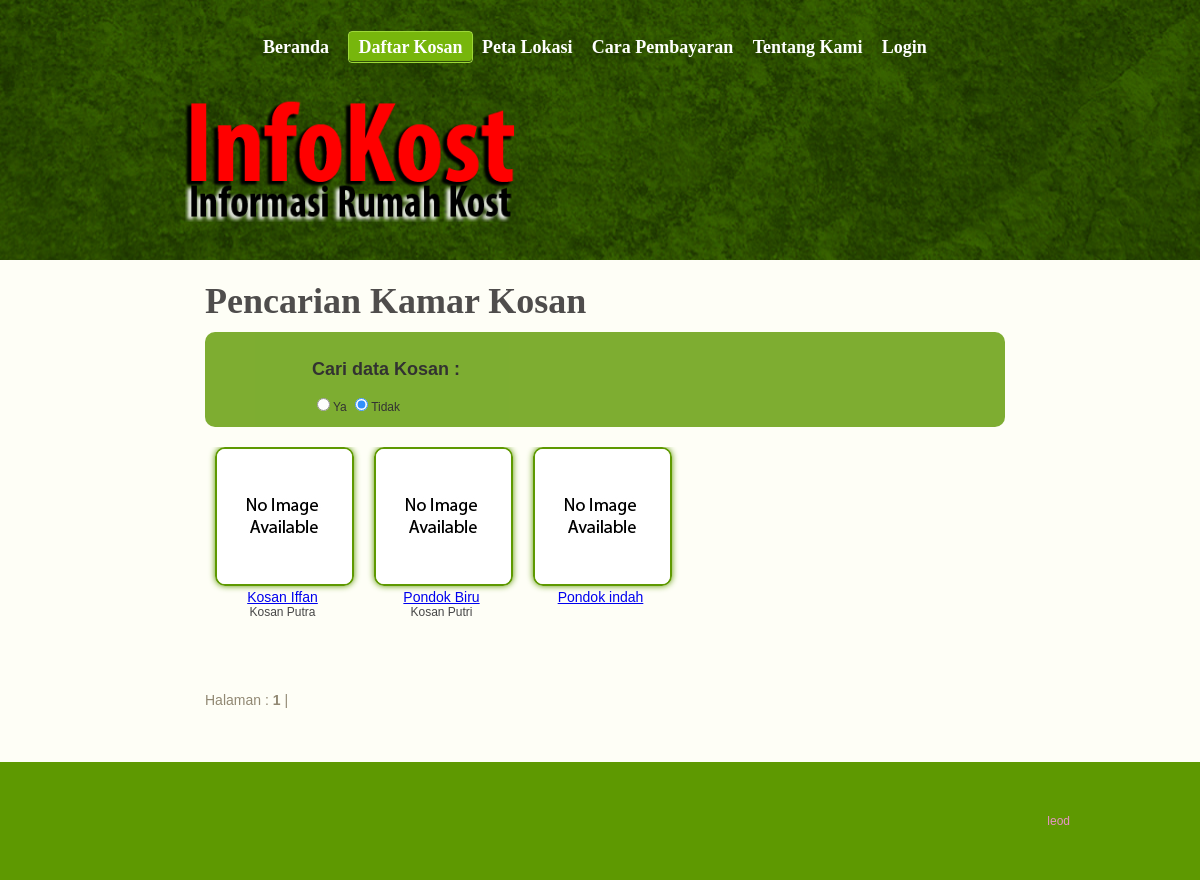
Screenshot of /index.php?pages=kost with the database file from the repository.
### tables this page shows
CREATE TABLE IF NOT EXISTS `kost` (
  `id` int(11) NOT NULL AUTO_INCREMENT,
  `nama` varchar(100) NOT NULL,
  `alamat` text NOT NULL,
  `pemilik_id` varchar(100) NOT NULL,
  `keterangan` text NOT NULL,
  `aktif` tinyint(1) NOT NULL DEFAULT '1',
  PRIMARY KEY (`id`)
);

### element/search_kost.php (the view, shortened to what this page needs)
<form action="?pages=search_kost" method="post">
    <table class="right">
        <tr>
            <td width="90px"></td>
            <td><h2>Cari data Kosan : </h2>
                <input type="radio" name="check" class="search-check" value="ya"/>Ya
                <input type="radio" name="check" class="search-check" value="tidak" checked="checked"/>Tidak
            </td>
        </tr>
    </table>
</form>

### pages/kost.php (shortened to what this page needs)
<div class="gallery">
    <h1>Pencarian Kamar Kosan</h1>
    <?php
    require_once 'element/search_kost.php';
    ?>
    <div>
        <ul>
            <?php
            $batas = 10;
            $halaman = $_GET['page'];
            if (empty($halaman)) {
                $posisi = 0;
                $halaman = $no = 1;
            } else {
                $posisi = ($halaman - 1) * $batas;
                $no = $posisi + 1;
            }
            $gambar = mysql_query("
                SELECT DISTINCT kost.*,
                    (SELECT lokasi
                        FROM gambar_kost
                        WHERE gambar_kost.kost_id = kost.id
                        AND type = 'cover'
                        LIMIT 1) AS gambar,
                    (SELECT harga_kamar.harga
                        FROM harga_kamar
                            LEFT JOIN kamar
                                ON kamar.id = harga_kamar.kamar_id
                            LEFT JOIN periode
                                ON periode.id = harga_kamar.periode_id
                        WHERE kamar.kost_id = kost.id
                            AND periode.aktif = 1
                        ORDER BY type DESC
                        LIMIT 1) AS harga_max,
                    (SELECT harga_kamar.type
                        FROM harga_kamar
                            LEFT JOIN kamar
                                ON kamar.id = harga_kamar.kamar_id
                            LEFT JOIN periode
                                ON periode.id = harga_kamar.periode_id
                        WHERE kamar.kost_id = kost.id
                            AND periode.aktif = 1
                        ORDER BY type DESC
                        LIMIT 1) AS type_sewa,
                    (SELECT COUNT(jenis)
                        FROM kamar
                        WHERE kamar.kost_id = kost.id
                            AND kamar.jenis = 'P') AS putri,
                    (SELECT COUNT(jenis)
                        FROM kamar
                        WHERE kamar.kost_id = kost.id
                            AND kamar.jenis = 'L') AS putra
                    FROM kost
                WHERE kost.aktif =1
                LIMIT $posisi,$batas");
            while ($r = mysql_fetch_array($gambar)) {
                ?>
                <li>
                    <a href="<?php echo '?pages=detail_kost&id=' . $r['id'] ?>">
                        <img src="
                        <?php
                        if (!empty($r['gambar'])) {
                            echo 'images/small_' . $r['gambar'];
                        } else {
                            echo 'images/na-135x135.jpg';
                        }
                        ?>
                             " alt="" /></a>
                    <span><a href="<?php echo '?pages=detail_kost&id=' . $r['id'] ?>"><?php echo $r['nama'] ?></a> <br>
                        <span>
                            <?php
                            if ($r['putra'] > 0 || $r['putri'] > 0) {
                                echo 'Kosan';
                                if ($r['putra'] > 0)
                                    echo ' Putra';
                                if ($r['putri'] > 0)
                                    echo ' Putri';
                            }
                                ?>
                        </span>
                    </span>
                    <?php
                }
                ?>
            </li>
        </ul>
    </div>
    <br>
    <?php
    $jum_kost = mysql_query('SELECT COUNT(*) FROM kost');
    $jumlah = mysql_fetch_array($jum_kost);
    $total_page = ceil($jumlah[0] / $batas);
    echo '<p>Halaman : ';
    for ($i = 1; $i <= $total_page; $i++) {
        if($i != $halaman){
            echo '<a href="?pages=kost&page=' . $i . '">' . $i . '</a> | ';
        }  else {
            echo '<b>'.$i.'</b> | ';
        }
    }
    echo '</p>';
    ?>
</div>

### css/style.css (style rules this page uses)
body { background: #5E9901; font-family: Arial, Helvetica, sans-serif; margin: 0; padding: 0; font-size: 12px; }
#body h1 { color: #4F4D4C; font-family: Times New Roman; font-size: 36px; margin: 0; padding: 20px 0 10px; text-transform: capitalize; }
#body p { color: #918873; font-size: 14px; line-height: 24px; margin: 0; padding: 0; text-align: justify; }
#body .content div div ul li img,#body .gallery div ul li img { border: 2px solid #5E9901; width: 135px; height:135px; border-radius: 10px; box-shadow: 0 0 6px #5E9901; }
#body .content div div ul li span,#body .gallery div ul li span { color: #474747; display: block; font-size: 14px; margin: 0; padding: 0; text-align: center; width: 135px; height: 40px; }
#body .gallery div ul li span span { font-size: 12px; }
#body .gallery { margin: 0 auto; padding: 0; padding: 0 0 50px 10px; width: 800px; }
#body .gallery div { margin: 0; overflow: hidden; padding: 0 0 5px 0; }
#body .gallery div ul { float: left; margin: 0; overflow: hidden; padding: 0; }
#body .gallery div ul li { float: left; list-style: none; margin: 0 10px 40px; padding: 0; }
#body .gallery div img { border: 0; width: 456px; height: 447px; border: 2px solid #5E9901; border-radius: 20px; box-shadow: 0 0 10px #5E9901; }

### element/search_kost.php (style rules this page uses)
.right { border-radius: 10px; -moz-border-radius: 10px; -webkit-border-radius: 10px; background: #5E9901; opacity: 0.8; padding: 10px; margin-bottom: 20px; width: 100%; }

### rows the page displays
kost: nama "Kosan Iffan", shows "Putra"
kost: nama "Pondok Biru", shows "Kosan", shows "Putri"
kost: nama "Pondok indah"
